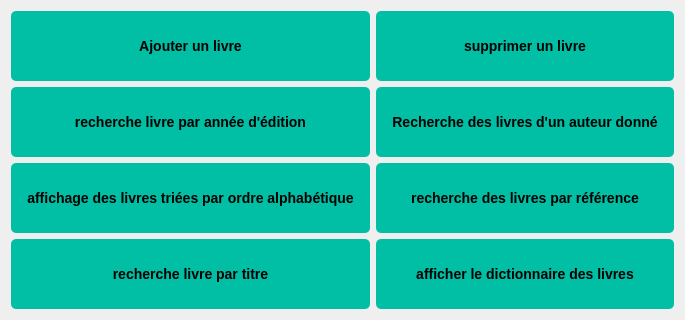
         <widget class="QWidget" name="tab_6">
          <property name="enabled">
           <bool>true</bool>
          </property>
          <attribute name="title">
           <string>Gestion des livres</string>
          </attribute>
          <layout class="QGridLayout" name="gridLayout_5">
           <item row="3" column="1">
            <widget class="QPushButton" name="tri">
             <property name="minimumSize">
              <size>
               <width>0</width>
               <height>70</height>
              </size>
             </property>
             <property name="styleSheet">
              <string notr="true">/* Buttons */
QPushButton {
    font-family: &quot;Arial&quot;, sans-serif;
    font-size: 14px;
    font-weight: bold;
    color: #000000; /* Black text color */
    background-color: #00BFA5; /* Teal button background color */
    border: none;
    border-radius: 5px;
    padding: 8px 16px;
    text-align: center; /* Center align button text */
    text-transform: uppercase; /* Uppercase button text */
}

QPushButton:hover {
    background-color: #009980; /* Darker teal button background color on hover */
}</string>
             </property>
             <property name="text">
              <string>affichage des livres triées par ordre alphabétique</string>
             </property>
            </widget>
           </item>
           <item row="3" column="2">
            <widget class="QPushButton" name="rech_ref">
             <property name="minimumSize">
              <size>
               <width>0</width>
               <height>70</height>
              </size>
             </property>
             <property name="styleSheet">
              <string notr="true">/* Buttons */
QPushButton {
    font-family: &quot;Arial&quot;, sans-serif;
    font-size: 14px;
    font-weight: bold;
    color: #000000; /* Black text color */
    background-color: #00BFA5; /* Teal button background color */
    border: none;
    border-radius: 5px;
    padding: 8px 16px;
    text-align: center; /* Center align button text */
    text-transform: uppercase; /* Uppercase button text */
}

QPushButton:hover {
    background-color: #009980; /* Darker teal button background color on hover */
}</string>
             </property>
             <property name="text">
              <string>recherche des livres par référence</string>
             </property>
            </widget>
           </item>
           <item row="0" column="2">
            <widget class="QPushButton" name="supp_liv">
             <property name="minimumSize">
              <size>
               <width>0</width>
               <height>70</height>
              </size>
             </property>
             <property name="styleSheet">
              <string notr="true">/* Buttons */
QPushButton {
    font-family: &quot;Arial&quot;, sans-serif;
    font-size: 14px;
    font-weight: bold;
    color: #000000; /* Black text color */
    background-color: #00BFA5; /* Teal button background color */
    border: none;
    border-radius: 5px;
    padding: 8px 16px;
    text-align: center; /* Center align button text */
    text-transform: uppercase; /* Uppercase button text */
}

QPushButton:hover {
    background-color: #009980; /* Darker teal button background color on hover */
}</string>
             </property>
             <property name="text">
              <string>supprimer un livre</string>
             </property>
            </widget>
           </item>
           <item row="0" column="1">
            <widget class="QPushButton" name="ajout_livre">
             <property name="enabled">
              <bool>true</bool>
             </property>
             <property name="minimumSize">
              <size>
               <width>0</width>
               <height>70</height>
              </size>
             </property>
             <property name="styleSheet">
              <string notr="true">/* Buttons */
QPushButton {
    font-family: &quot;Arial&quot;, sans-serif;
    font-size: 14px;
    font-weight: bold;
    color: #000000; /* Black text color */
    background-color: #00BFA5; /* Teal button background color */
    border: none;
    border-radius: 5px;
    padding: 8px 16px;
    text-align: center; /* Center align button text */
    text-transform: uppercase; /* Uppercase button text */
}

QPushButton:hover {
    background-color: #009980; /* Darker teal button background color on hover */
}</string>
             </property>
             <property name="text">
              <string>Ajouter un livre</string>
             </property>
            </widget>
           </item>
           <item row="2" column="2">
            <widget class="QPushButton" name="rech_aut">
             <property name="minimumSize">
              <size>
               <width>0</width>
               <height>70</height>
              </size>
             </property>
             <property name="styleSheet">
              <string notr="true">/* Buttons */
QPushButton {
    font-family: &quot;Arial&quot;, sans-serif;
    font-size: 14px;
    font-weight: bold;
    color: #000000; /* Black text color */
    background-color: #00BFA5; /* Teal button background color */
    border: none;
    border-radius: 5px;
    padding: 8px 16px;
    text-align: center; /* Center align button text */
    text-transform: uppercase; /* Uppercase button text */
}

QPushButton:hover {
    background-color: #009980; /* Darker teal button background color on hover */
}</string>
             </property>
             <property name="text">
              <string>Recherche des livres d'un auteur donné</string>
             </property>
            </widget>
           </item>
           <item row="9" column="1">
            <widget class="QPushButton" name="rech_titre">
             <property name="minimumSize">
              <size>
               <width>0</width>
               <height>70</height>
              </size>
             </property>
             <property name="styleSheet">
              <string notr="true">/* Buttons */
QPushButton {
    font-family: &quot;Arial&quot;, sans-serif;
    font-size: 14px;
    font-weight: bold;
    color: #000000; /* Black text color */
    background-color: #00BFA5; /* Teal button background color */
    border: none;
    border-radius: 5px;
    padding: 8px 16px;
    text-align: center; /* Center align button text */
    text-transform: uppercase; /* Uppercase button text */
}

QPushButton:hover {
    background-color: #009980; /* Darker teal button background color on hover */
}</string>
             </property>
             <property name="text">
              <string>recherche livre par titre</string>
             </property>
            </widget>
           </item>
           <item row="9" column="2">
            <widget class="QPushButton" name="aff_liv">
             <property name="minimumSize">
              <size>
               <width>0</width>
               <height>70</height>
              </size>
             </property>
             <property name="styleSheet">
              <string notr="true">/* Buttons */
QPushButton {
    font-family: &quot;Arial&quot;, sans-serif;
    font-size: 14px;
    font-weight: bold;
    color: #000000; /* Black text color */
    background-color: #00BFA5; /* Teal button background color */
    border: none;
    border-radius: 5px;
    padding: 8px 16px;
    text-align: center; /* Center align button text */
    text-transform: uppercase; /* Uppercase button text */
}

QPushButton:hover {
    background-color: #009980; /* Darker teal button background color on hover */
}</string>
             </property>
             <property name="text">
              <string>afficher le dictionnaire des livres</string>
             </property>
            </widget>
           </item>
           <item row="2" column="1">
            <widget class="QPushButton" name="rech_annee">
             <property name="minimumSize">
              <size>
               <width>0</width>
               <height>70</height>
              </size>
             </property>
             <property name="styleSheet">
              <string notr="true">/* Buttons */
QPushButton {
    font-family: &quot;Arial&quot;, sans-serif;
    font-size: 14px;
    font-weight: bold;
    color: #000000; /* Black text color */
    background-color: #00BFA5; /* Teal button background color */
    border: none;
    border-radius: 5px;
    padding: 8px 16px;
    text-align: center; /* Center align button text */
    text-transform: uppercase; /* Uppercase button text */
}

QPushButton:hover {
    background-color: #009980; /* Darker teal button background color on hover */
}</string>
             </property>
             <property name="text">
              <string>recherche livre par année d'édition</string>
             </property>
            </widget>
           </item>
          </layout>
         </widget>
